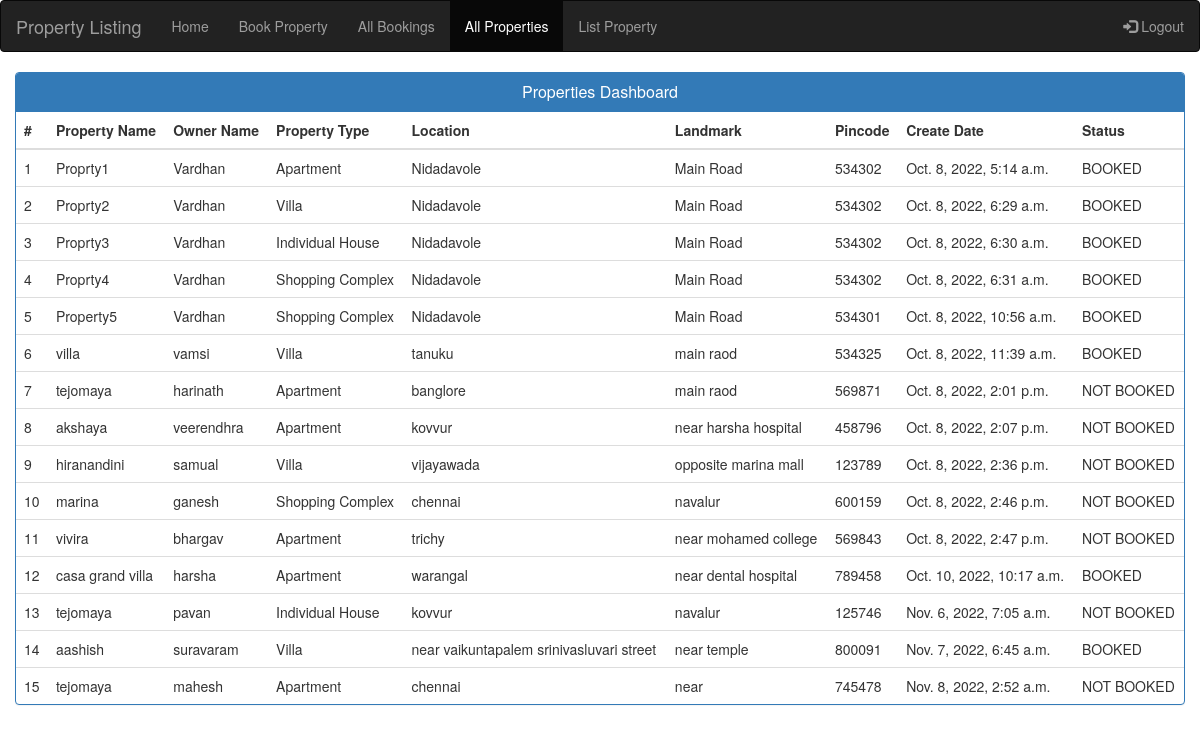
Screenshot of /properties/properties_history with the database file from the repository.
### properties/models.py (models this page shows)
class Property(models.Model):
    property_name = models.CharField(max_length=255)
    owner_name = models.CharField(max_length=255)
    location = models.CharField(max_length=255)
    landmark = models.CharField(max_length=255)
    pincode = models.IntegerField()
    created_at = models.DateTimeField(auto_now_add = True)
    updated_at = models.DateTimeField(auto_now = True)
    booked_at = models.DateTimeField(null=True, blank=True, default=None)
    property_type = models.CharField(max_length=255)
    property_status = models.CharField(max_length =100, default="NOT BOOKED")
    buyer = models.CharField(max_length=100, null=True, blank=True, default=None)
    amount = models.IntegerField(null=True, blank=True, default=None)
    objects = PropertyManager()

### properties/views.py (the view)
# urls.py: path(r'/properties_history', views.showPropertyDashboard),
def showPropertyDashboard(request):
    properties = Property.objects.all()
    return render(request, 'propertyDashboard.html', {
        'properties': properties,
    })

### app/templates/propertyDashboard.html (shortened to what this page needs)
<!DOCTYPE html>
<html lang="en">
<head>
    <meta content="width=device-width, initial-scale=1, shrink-to-fit=no" name="viewport" /> {% load static %}
    <link rel="stylesheet" href=
"https://maxcdn.bootstrapcdn.com/bootstrap/3.4.0/css/bootstrap.min.css"/>
</head>
<body>
    {% include "navbar.html" %}
    <div class="container">
        <div class="row justify-content-center">
            <div class="col-6">
                <div class="panel panel-primary">
					<div class="panel-heading">
						<h3 class="panel-title text-center">Properties Dashboard</h3>
					</div>
					<table class="table table-hover" id="dev-table">
						<thead>
							<tr>
								<th>#</th>
								<th>Property Name</th>
								<th>Owner Name</th>
                                <th>Property Type</th>
								<th>Location</th>
                                <th>Landmark</th>
                                <th>Pincode</th>
                                <th>Create Date</th>
                                <th>Status</th>
							</tr>
						</thead>
						<tbody>
                            {% for property in properties %}
							<tr>
								<td>{{property.id}}</td>
								<td>{{property.property_name}}</td>
								<td>{{property.owner_name}}</td>
                                <td>{{property.property_type}}</td>
								<td>{{property.location}}</td>
                                <td>{{property.landmark}}</td>
                                <td>{{property.pincode}}</td>
                                <td>{{property.created_at}}</td>
                                <td>{{property.property_status}}</td>
							</tr>
                            {% endfor %}
						</tbody>
					</table>
				</div>
			</div>
        </div>
    </div>
</body>
</html>

### rows the page displays
Property: id "1", property_name "Proprty1", owner_name "Vardhan", property_type "Apartment", location "Nidadavole", landmark "Main Road", pincode "534302", created_at "Oct. 8, 2022, 5:14 a.m.", property_status "BOOKED"
Property: id "2", property_name "Proprty2", owner_name "Vardhan", property_type "Villa", location "Nidadavole", landmark "Main Road", pincode "534302", created_at "Oct. 8, 2022, 6:29 a.m.", property_status "BOOKED"
Property: id "3", property_name "Proprty3", owner_name "Vardhan", property_type "Individual House", location "Nidadavole", landmark "Main Road", pincode "534302", created_at "Oct. 8, 2022, 6:30 a.m.", property_status "BOOKED"
Property: id "4", property_name "Proprty4", owner_name "Vardhan", property_type "Shopping Complex", location "Nidadavole", landmark "Main Road", pincode "534302", created_at "Oct. 8, 2022, 6:31 a.m.", property_status "BOOKED"
Property: id "5", property_name "Property5", owner_name "Vardhan", property_type "Shopping Complex", location "Nidadavole", landmark "Main Road", pincode "534301", created_at "Oct. 8, 2022, 10:56 a.m.", property_status "BOOKED"
Property: id "6", property_name "villa", owner_name "vamsi", property_type "Villa", location "tanuku", landmark "main raod", pincode "534325", created_at "Oct. 8, 2022, 11:39 a.m.", property_status "BOOKED"
Property: id "7", property_name "tejomaya", owner_name "harinath", property_type "Apartment", location "banglore", landmark "main raod", pincode "569871", created_at "Oct. 8, 2022, 2:01 p.m.", property_status "NOT BOOKED"
Property: id "8", property_name "akshaya", owner_name "veerendhra", property_type "Apartment", location "kovvur", landmark "near harsha hospital", pincode "458796", created_at "Oct. 8, 2022, 2:07 p.m.", property_status "NOT BOOKED"
Property: id "9", property_name "hiranandini", owner_name "samual", property_type "Villa", location "vijayawada", landmark "opposite marina mall", pincode "123789", created_at "Oct. 8, 2022, 2:36 p.m.", property_status "NOT BOOKED"
Property: id "10", property_name "marina", owner_name "ganesh", property_type "Shopping Complex", location "chennai", landmark "navalur", pincode "600159", created_at "Oct. 8, 2022, 2:46 p.m.", property_status "NOT BOOKED"
Property: id "11", property_name "vivira", owner_name "bhargav", property_type "Apartment", location "trichy", landmark "near mohamed college", pincode "569843", created_at "Oct. 8, 2022, 2:47 p.m.", property_status "NOT BOOKED"
Property: id "12", property_name "casa grand villa", owner_name "harsha", property_type "Apartment", location "warangal", landmark "near dental hospital", pincode "789458", created_at "Oct. 10, 2022, 10:17 a.m.", property_status "BOOKED"
Property: id "13", property_name "tejomaya", owner_name "pavan", property_type "Individual House", location "kovvur", landmark "navalur", pincode "125746", created_at "Nov. 6, 2022, 7:05 a.m.", property_status "NOT BOOKED"
Property: id "14", property_name "aashish", owner_name "suravaram", property_type "Villa", location "near vaikuntapalem srinivasluvari street", landmark "near temple", pincode "800091", created_at "Nov. 7, 2022, 6:45 a.m.", property_status "BOOKED"
Property: id "15", property_name "tejomaya", owner_name "mahesh", property_type "Apartment", location "chennai", landmark "near", pincode "745478", created_at "Nov. 8, 2022, 2:52 a.m.", property_status "NOT BOOKED"
